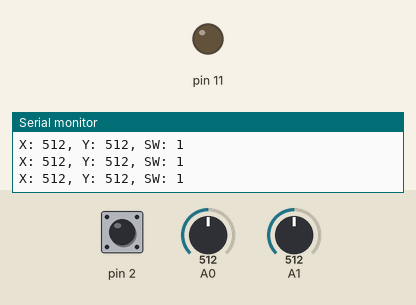
Recording of a sketch running on a simulated Arduino Uno, built with avr-gcc and run on an emulated ATmega328P. Parts: output pins drawn as LEDs (lit = HIGH), the last lines printed to the serial monitor. The inputs (shaded band) are chosen by the test bench; at power-on: A0 = 512, A1 = 512, pin 2 HIGH.

Above: at 1.2 s.
1.3 s: A0 set to 889
4.3 s: A0 set to 919
At 5.4 s:
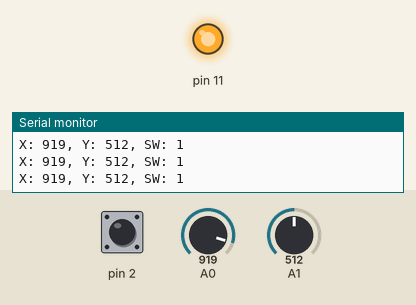
5.8 s: A0 set to 900
At 6.8 s:
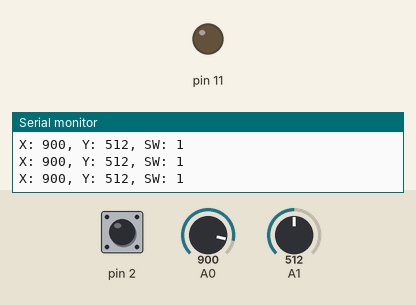
8.8 s: A1 set to 108
11.8 s: A1 set to 89
Timing chart, 0 to 14.8 s (numbered marks = the images above; inputs shaded):
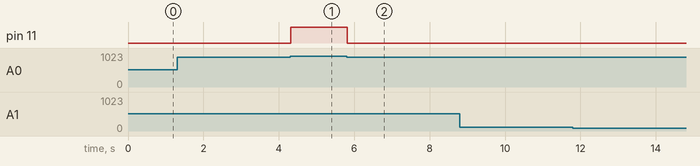

The sketch:

8-1_Basics.ino
```cpp
int in_x, in_y, in_sw;

void setup() {
  pinMode(A0, INPUT);
  pinMode(A1, INPUT);
  pinMode(2, INPUT_PULLUP);
  pinMode(11, OUTPUT);
  Serial.begin(9600);
}

void loop() {
  in_x = analogRead(A0);
  in_y = analogRead(A1);
  in_sw = digitalRead(2);

  if (in_x > 900) digitalWrite(11, HIGH);
  else digitalWrite(11, LOW);

  Serial.print("X: ");
  Serial.print(in_x);
  Serial.print(", Y: ");
  Serial.print(in_y);
  Serial.print(", SW: ");
  Serial.print(in_sw);
  Serial.println();

}
```

Measured:
- the behaviour switches between 900 and 901 on A0 (found by bisection; images 0 and 1)
- after the input at 4.3 s, pin 11: LOW → HIGH at once
- after the input at 5.8 s, pin 11: HIGH → LOW at once
